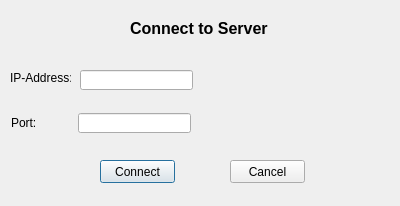
<?xml version="1.0" encoding="UTF-8"?>
<ui version="4.0">
 <class>ConnectToServer</class>
 <widget class="QDialog" name="ConnectToServer">
  <property name="geometry">
   <rect>
    <x>0</x>
    <y>0</y>
    <width>400</width>
    <height>206</height>
   </rect>
  </property>
  <property name="windowTitle">
   <string>Dialog</string>
  </property>
  <widget class="QLineEdit" name="ipadresstxt">
   <property name="geometry">
    <rect>
     <x>80</x>
     <y>70</y>
     <width>113</width>
     <height>20</height>
    </rect>
   </property>
  </widget>
  <widget class="QLineEdit" name="porttxt">
   <property name="geometry">
    <rect>
     <x>78</x>
     <y>113</y>
     <width>113</width>
     <height>20</height>
    </rect>
   </property>
  </widget>
  <widget class="QPushButton" name="connectbtn">
   <property name="enabled">
    <bool>true</bool>
   </property>
   <property name="geometry">
    <rect>
     <x>100</x>
     <y>160</y>
     <width>75</width>
     <height>23</height>
    </rect>
   </property>
   <property name="text">
    <string>Connect</string>
   </property>
   <property name="autoDefault">
    <bool>true</bool>
   </property>
   <property name="default">
    <bool>true</bool>
   </property>
   <property name="flat">
    <bool>false</bool>
   </property>
  </widget>
  <widget class="QLabel" name="ipaddresslbl">
   <property name="geometry">
    <rect>
     <x>10</x>
     <y>70</y>
     <width>61</width>
     <height>16</height>
    </rect>
   </property>
   <property name="text">
    <string>IP-Address:</string>
   </property>
  </widget>
  <widget class="QLabel" name="portlbl">
   <property name="geometry">
    <rect>
     <x>11</x>
     <y>116</y>
     <width>46</width>
     <height>13</height>
    </rect>
   </property>
   <property name="text">
    <string>Port:</string>
   </property>
  </widget>
  <widget class="QPushButton" name="cancelbtn">
   <property name="geometry">
    <rect>
     <x>230</x>
     <y>160</y>
     <width>75</width>
     <height>23</height>
    </rect>
   </property>
   <property name="text">
    <string>Cancel</string>
   </property>
  </widget>
  <widget class="QLabel" name="titlelbl">
   <property name="geometry">
    <rect>
     <x>130</x>
     <y>20</y>
     <width>151</width>
     <height>16</height>
    </rect>
   </property>
   <property name="font">
    <font>
     <pointsize>12</pointsize>
     <weight>75</weight>
     <bold>true</bold>
    </font>
   </property>
   <property name="text">
    <string>Connect to Server</string>
   </property>
  </widget>
 </widget>
 <resources/>
 <connections/>
</ui>
